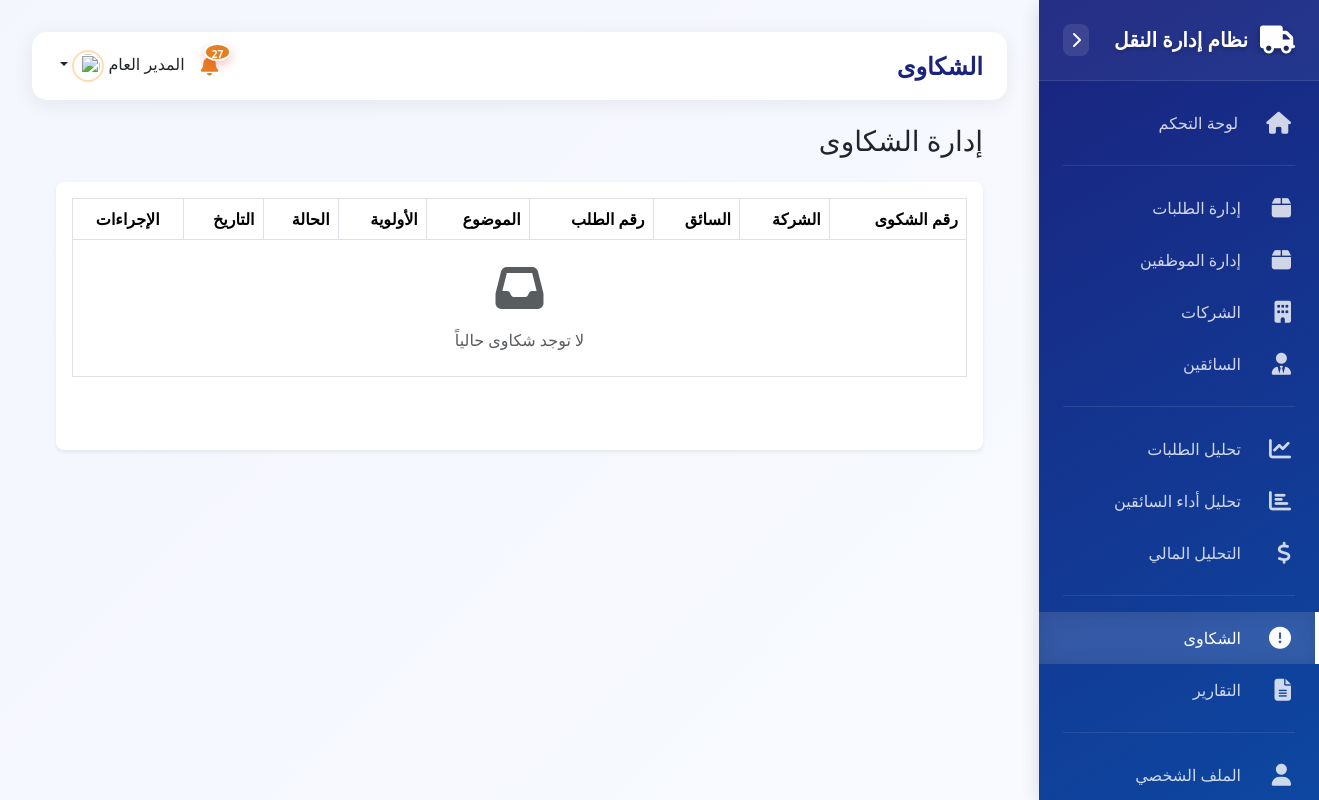
Before: /admin/complaints.php (signed in) with the older database file.
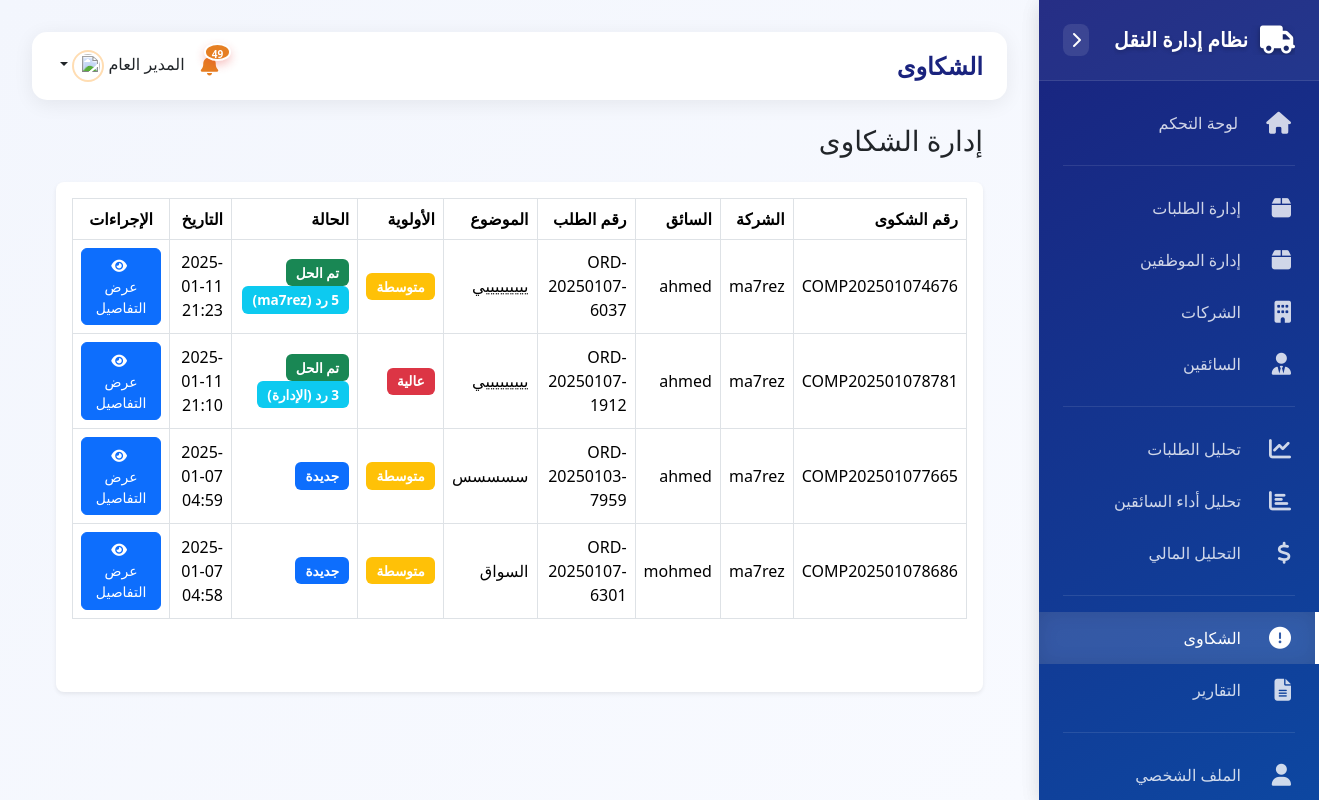
After: the same page with the newer database file.
### tables this page shows
CREATE TABLE `complaints` (
  `id` int(11) NOT NULL,
  `complaint_number` varchar(20) NOT NULL,
  `company_id` int(11) DEFAULT NULL,
  `driver_id` int(11) DEFAULT NULL,
  `request_id` int(11) DEFAULT NULL,
  `type` enum('company','driver','request','other') NOT NULL,
  `subject` varchar(200) NOT NULL,
  `description` text NOT NULL,
  `status` enum('new','in_progress','resolved','closed') DEFAULT 'new',
  `priority` enum('low','medium','high') DEFAULT 'medium',
  `assigned_to` int(11) DEFAULT NULL,
  `resolution_notes` text DEFAULT NULL,
  `created_at` timestamp NOT NULL DEFAULT current_timestamp(),
  `updated_at` timestamp NOT NULL DEFAULT current_timestamp() ON UPDATE current_timestamp()
);

CREATE TABLE `companies` (
  `id` int(11) NOT NULL,
  `name` varchar(100) NOT NULL,
  `email` varchar(100) NOT NULL,
  `password` varchar(255) NOT NULL,
  `phone` varchar(20) NOT NULL,
  `address` text DEFAULT NULL,
  `commercial_record` varchar(50) DEFAULT NULL,
  `tax_number` varchar(50) DEFAULT NULL,
  `logo` varchar(255) DEFAULT NULL,
  `contact_person` varchar(100) DEFAULT NULL,
  `contact_phone` varchar(20) DEFAULT NULL,
  `is_active` tinyint(1) DEFAULT 1,
  `created_at` timestamp NOT NULL DEFAULT current_timestamp()
);

CREATE TABLE `drivers` (
  `id` int(11) NOT NULL,
  `username` varchar(100) NOT NULL,
  `email` varchar(100) NOT NULL,
  `password` varchar(255) NOT NULL,
  `phone` varchar(20) NOT NULL,
  `age` int(11) DEFAULT NULL,
  `about` text DEFAULT NULL,
  `address` text DEFAULT NULL,
  `profile_image` varchar(255) DEFAULT NULL,
  `id_number` varchar(50) DEFAULT NULL,
  `license_number` varchar(50) DEFAULT NULL,
  `vehicle_type` varchar(50) DEFAULT NULL,
  `vehicle_model` varchar(50) DEFAULT NULL,
  `plate_number` varchar(20) DEFAULT NULL,
  `is_active` tinyint(1) DEFAULT 1,
  `current_status` enum('available','busy','offline') DEFAULT 'offline',
  `rating` decimal(3,2) DEFAULT 0.00,
  `total_trips` int(11) DEFAULT 0,
  `completed_orders` int(11) DEFAULT 0,
  `cancelled_orders` int(11) DEFAULT 0,
  `total_earnings` decimal(10,2) DEFAULT 0.00,
  `last_login` timestamp NULL DEFAULT NULL,
  `last_location` point DEFAULT NULL,
  `created_at` timestamp NOT NULL DEFAULT current_timestamp(),
  `updated_at` timestamp NOT NULL DEFAULT current_timestamp() ON UPDATE current_timestamp()
);

CREATE TABLE `requests` (
  `id` int(11) NOT NULL,
  `order_number` varchar(20) NOT NULL,
  `company_id` int(11) NOT NULL,
  `driver_id` int(11) DEFAULT NULL,
  `customer_name` varchar(100) NOT NULL,
  `customer_phone` varchar(20) NOT NULL,
  `order_type` enum('delivery','transport') NOT NULL,
  `delivery_date` datetime NOT NULL,
  `pickup_location` text NOT NULL,
  `delivery_location` text NOT NULL,
  `items_count` int(11) NOT NULL,
  `total_cost` decimal(10,2) NOT NULL,
  `delivery_fee` decimal(10,2) NOT NULL DEFAULT 20.00,
  `payment_method` enum('cash','card','bank_transfer') NOT NULL,
  `payment_status` enum('paid','unpaid') NOT NULL DEFAULT 'unpaid',
  `is_fragile` tinyint(1) NOT NULL DEFAULT 0,
  `invoice_file` varchar(255) DEFAULT NULL,
  `status` enum('pending','accepted','in_transit','delivered','cancelled') NOT NULL DEFAULT 'pending',
  `additional_notes` text DEFAULT NULL,
  `created_at` timestamp NOT NULL DEFAULT current_timestamp(),
  `updated_at` timestamp NOT NULL DEFAULT current_timestamp() ON UPDATE current_timestamp(),
  `pickup_location_link` varchar(500) DEFAULT NULL,
  `delivery_location_link` varchar(500) DEFAULT NULL
);

### admin/complaints.php (the view, shortened to what the rows shown need)
<?php
require_once '../config.php';
$stmt = $conn->prepare("
    SELECT
        c.*,
        comp.name as company_name,
        d.username as driver_name,
        r.order_number as request_number,
        (SELECT COUNT(*) FROM complaint_responses WHERE complaint_id = c.id) as response_count,
        (SELECT response FROM complaint_responses WHERE complaint_id = c.id ORDER BY created_at DESC LIMIT 1) as latest_response,
        (SELECT created_at FROM complaint_responses WHERE complaint_id = c.id ORDER BY created_at DESC LIMIT 1) as latest_response_date,
        (SELECT
            CASE
                WHEN cr.is_company_reply = 1 THEN comp2.name
                WHEN cr.admin_id IS NOT NULL THEN 'الإدارة'
            END
         FROM complaint_responses cr
         LEFT JOIN companies comp2 ON cr.company_id = comp2.id
         WHERE cr.complaint_id = c.id
         ORDER BY cr.created_at DESC
         LIMIT 1
        ) as latest_response_by
    FROM complaints c
    LEFT JOIN companies comp ON c.company_id = comp.id
    LEFT JOIN drivers d ON c.driver_id = d.id
    LEFT JOIN requests r ON c.request_id = r.id
    ORDER BY c.created_at DESC
");
$stmt->execute();
$complaints = $stmt->fetchAll();
include '../includes/header.php';
?>
<div class="container-fluid p-0">
    <div class="row g-0">
        <main class="col ms-sm-auto px-4">
            <div class="d-flex justify-content-between align-items-center mb-4">
                <h1 class="h3 mb-0">إدارة الشكاوى</h1>
            </div>
            <div class="card shadow-sm">
                <div class="card-body">
                    <div class="table-responsive">
                        <table class="table table-hover table-bordered align-middle mb-0">
                            <thead class="bg-light">
                                <tr>
                                    <th>رقم الشكوى</th>
                                    <th>الشركة</th>
                                    <th>السائق</th>
                                    <th>رقم الطلب</th>
                                    <th>الموضوع</th>
                                    <th>الأولوية</th>
                                    <th>الحالة</th>
                                    <th>التاريخ</th>
                                    <th class="text-center">الإجراءات</th>
                                </tr>
                            </thead>
                            <tbody>
                                <?php if (empty($complaints)): ?>
                                    <tr>
                                        <td colspan="9" class="text-center py-4">
                                            <i class="fas fa-inbox fa-3x text-muted mb-3"></i>
                                            <p class="text-muted mb-0">لا توجد شكاوى حالياً</p>
                                        </td>
                                    </tr>
                                <?php else: ?>
                                    <?php foreach ($complaints as $complaint): ?>
                                        <tr>
                                            <td><?php echo htmlspecialchars($complaint['complaint_number']); ?></td>
                                            <td><?php echo htmlspecialchars($complaint['company_name']); ?></td>
                                            <td><?php echo htmlspecialchars($complaint['driver_name']); ?></td>
                                            <td><?php echo htmlspecialchars($complaint['request_number']); ?></td>
                                            <td><?php echo htmlspecialchars($complaint['subject']); ?></td>
                                            <td>
                                                <span class="badge bg-<?php echo getPriorityClass($complaint['priority']); ?>">
                                                    <?php echo getPriorityLabel($complaint['priority']); ?>
                                                </span>
                                            </td>
                                            <td>
                                                <span class="badge bg-<?php echo getStatusClass($complaint['status']); ?>">
                                                    <?php echo getStatusLabel($complaint['status']); ?>
                                                </span>
                                                <?php if ($complaint['response_count'] > 0): ?>
                                                    <span class="badge bg-info">
                                                        <?php echo $complaint['response_count']; ?> رد
                                                        <?php if ($complaint['latest_response_by']): ?>
                                                            (<?php echo htmlspecialchars($complaint['latest_response_by']); ?>)
                                                        <?php endif; ?>
                                                    </span>
                                                <?php endif; ?>
                                            </td>
                                            <td>
                                                <?php
                                                if ($complaint['latest_response_date']) {
                                                    echo date('Y-m-d H:i', strtotime($complaint['latest_response_date']));
                                                } else {
                                                    echo date('Y-m-d H:i', strtotime($complaint['created_at']));
                                                }
                                                ?>
                                            </td>
                                            <td class="text-center">
                                                <button class="btn btn-sm btn-primary"
                                                        onclick="viewComplaint(<?php echo $complaint['id']; ?>)">
                                                    <i class="fas fa-eye me-1"></i>
                                                    عرض التفاصيل
                                                </button>
                                            </td>
                                        </tr>
                                    <?php endforeach; ?>
                                <?php endif; ?>
                            </tbody>
                        </table>
                    </div>
                </div>
            </div>
        </main>
    </div>
</div>
<?php
function getPriorityClass($priority) {
    switch ($priority) {
        case 'high': return 'danger';
        case 'medium': return 'warning';
    }
}
function getPriorityLabel($priority) {
    switch ($priority) {
        case 'high': return 'عالية';
        case 'medium': return 'متوسطة';
    }
}
function getStatusClass($status) {
    switch ($status) {
        case 'new': return 'primary';
        case 'resolved': return 'success';
    }
}
function getStatusLabel($status) {
    switch ($status) {
        case 'new': return 'جديدة';
        case 'resolved': return 'تم الحل';
    }
}
include '../includes/footer.php';
?>

Changed rows visible on the page:
added complaints: complaint_number "COMP202501074676", company.name "ma7rez", driver.username "ahmed", request.order_number "ORD-20250107-6037", subject "يييييييييي", priority "متوسطة", status "تم الحل", response_count "5", latest_response_by "ma7rez", latest_response_date "2025-01-11 21:23"
added complaints: complaint_number "COMP202501078781", company.name "ma7rez", driver.username "ahmed", request.order_number "ORD-20250107-1912", subject "يييييييييي", priority "عالية", status "تم الحل", response_count "3", latest_response_by "الإدارة", latest_response_date "2025-01-11 21:10"
added complaints: complaint_number "COMP202501077665", company.name "ma7rez", driver.username "ahmed", request.order_number "ORD-20250103-7959", subject "سسسسس", priority "متوسطة", status "جديدة", created_at "2025-01-07 04:59"
added complaints: complaint_number "COMP202501078686", company.name "ma7rez", driver.username "mohmed", request.order_number "ORD-20250107-6301", subject "السواق", priority "متوسطة", status "جديدة", created_at "2025-01-07 04:58"
Other visible differences:
$unread_notifications: "27" → "49"
text no longer shown: "لا توجد شكاوى حالياً"
